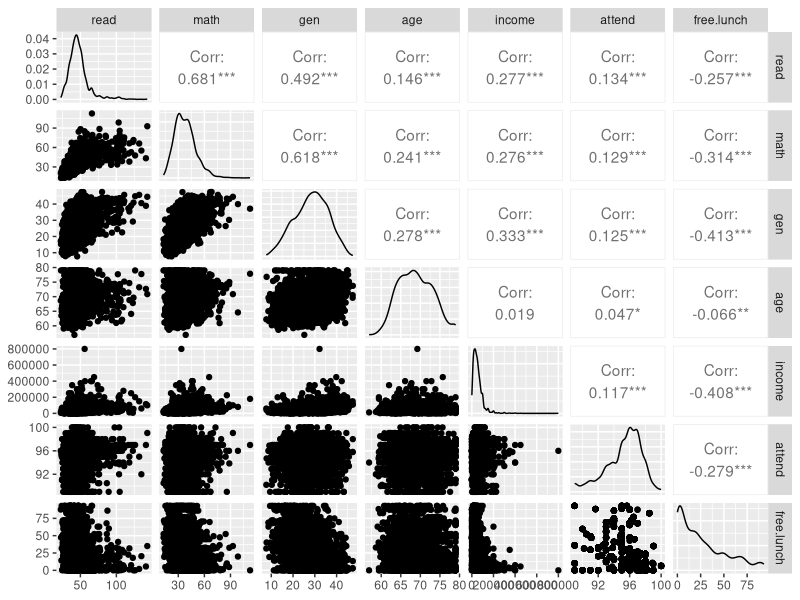

Write R code to recreate this figure.
##install.packages()

library(psych)
library(foreign)
library(lattice)
library(ggplot2)
library(GGally)
library(MASS)
library(car)

##import csv and clean the scientific notation

eclsk <- read.csv("eclsk.csv")
options(scipen=999)

##Question 1
# Check for relationships
cor(eclsk[,c("read", "math", "gen","age","income","attend","free.lunch")])

# Graphical check for relationships:
ggpairs(eclsk[,c("read", "math", "gen","age","income","attend","free.lunch")])

## Question 2
model.multiple <- lm(read~math+gen+income, data=eclsk)
summary(model.multiple)

## Question 3
model2 <- lm(read~math+gen+income+female, data = eclsk)
summary(model2)
anova(model.multiple,model2)

